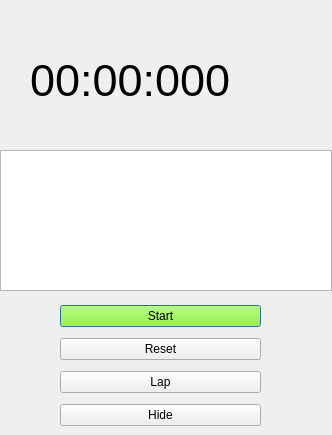
<?xml version="1.0" encoding="UTF-8"?>
<ui version="4.0">
 <class>stopwatch</class>
 <widget class="QDialog" name="stopwatch">
  <property name="geometry">
   <rect>
    <x>0</x>
    <y>0</y>
    <width>332</width>
    <height>435</height>
   </rect>
  </property>
  <property name="minimumSize">
   <size>
    <width>332</width>
    <height>435</height>
   </size>
  </property>
  <property name="maximumSize">
   <size>
    <width>332</width>
    <height>435</height>
   </size>
  </property>
  <property name="windowTitle">
   <string>Dialog</string>
  </property>
  <widget class="QLabel" name="time_text">
   <property name="geometry">
    <rect>
     <x>30</x>
     <y>20</y>
     <width>281</width>
     <height>121</height>
    </rect>
   </property>
   <property name="font">
    <font>
     <pointsize>34</pointsize>
     <weight>50</weight>
     <bold>false</bold>
    </font>
   </property>
   <property name="text">
    <string>00:00:000</string>
   </property>
  </widget>
  <widget class="QTextBrowser" name="lap_results">
   <property name="geometry">
    <rect>
     <x>0</x>
     <y>150</y>
     <width>332</width>
     <height>141</height>
    </rect>
   </property>
   <property name="font">
    <font>
     <family>Myanmar Text</family>
     <pointsize>11</pointsize>
    </font>
   </property>
  </widget>
  <widget class="QWidget" name="layoutWidget">
   <property name="geometry">
    <rect>
     <x>60</x>
     <y>300</y>
     <width>201</width>
     <height>135</height>
    </rect>
   </property>
   <layout class="QVBoxLayout" name="verticalLayout">
    <item>
     <widget class="QPushButton" name="start_stop">
      <property name="styleSheet">
       <string notr="true">background-color:#89ff0b;</string>
      </property>
      <property name="text">
       <string>Start</string>
      </property>
     </widget>
    </item>
    <item>
     <widget class="QPushButton" name="Reset">
      <property name="text">
       <string>Reset</string>
      </property>
     </widget>
    </item>
    <item>
     <widget class="QPushButton" name="lap_button">
      <property name="text">
       <string>Lap</string>
      </property>
     </widget>
    </item>
    <item>
     <widget class="QPushButton" name="hide_button">
      <property name="text">
       <string>Hide</string>
      </property>
     </widget>
    </item>
   </layout>
  </widget>
 </widget>
 <resources/>
 <connections/>
</ui>
